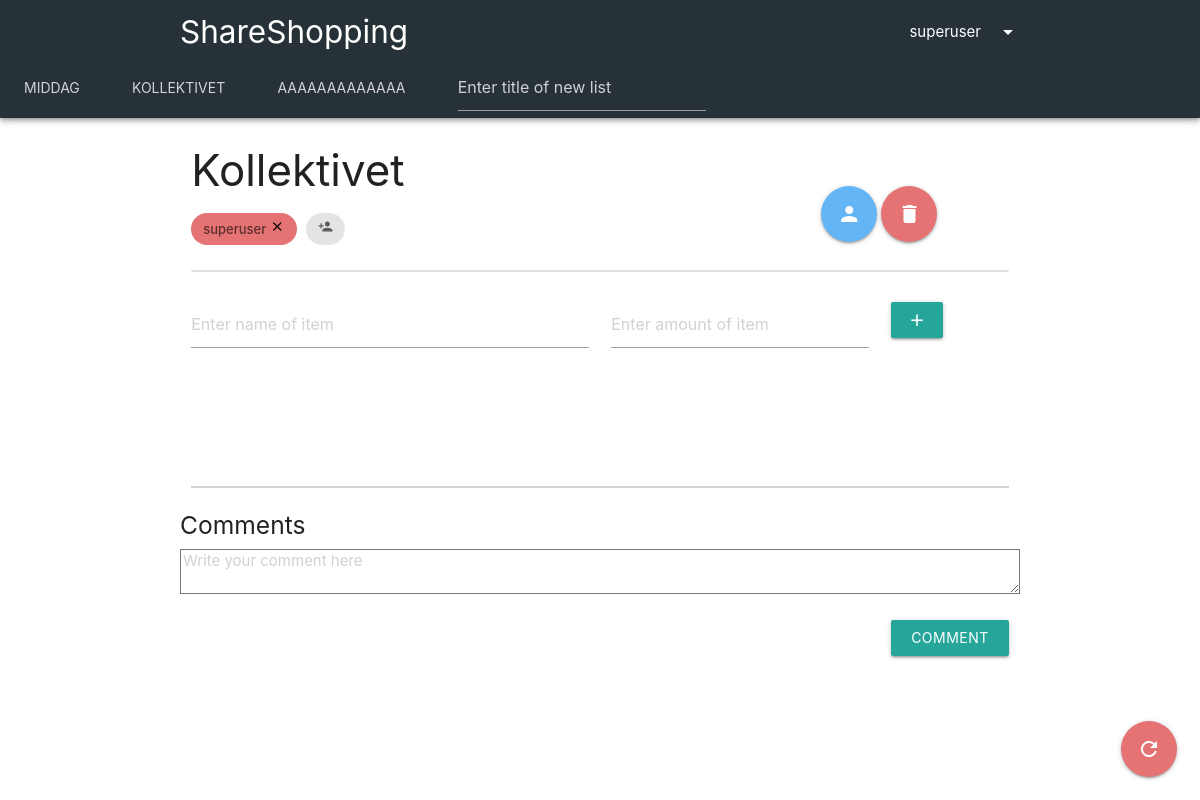
/main/shopping-lists/5 (signed in), run on an earlier commit of the app's database.
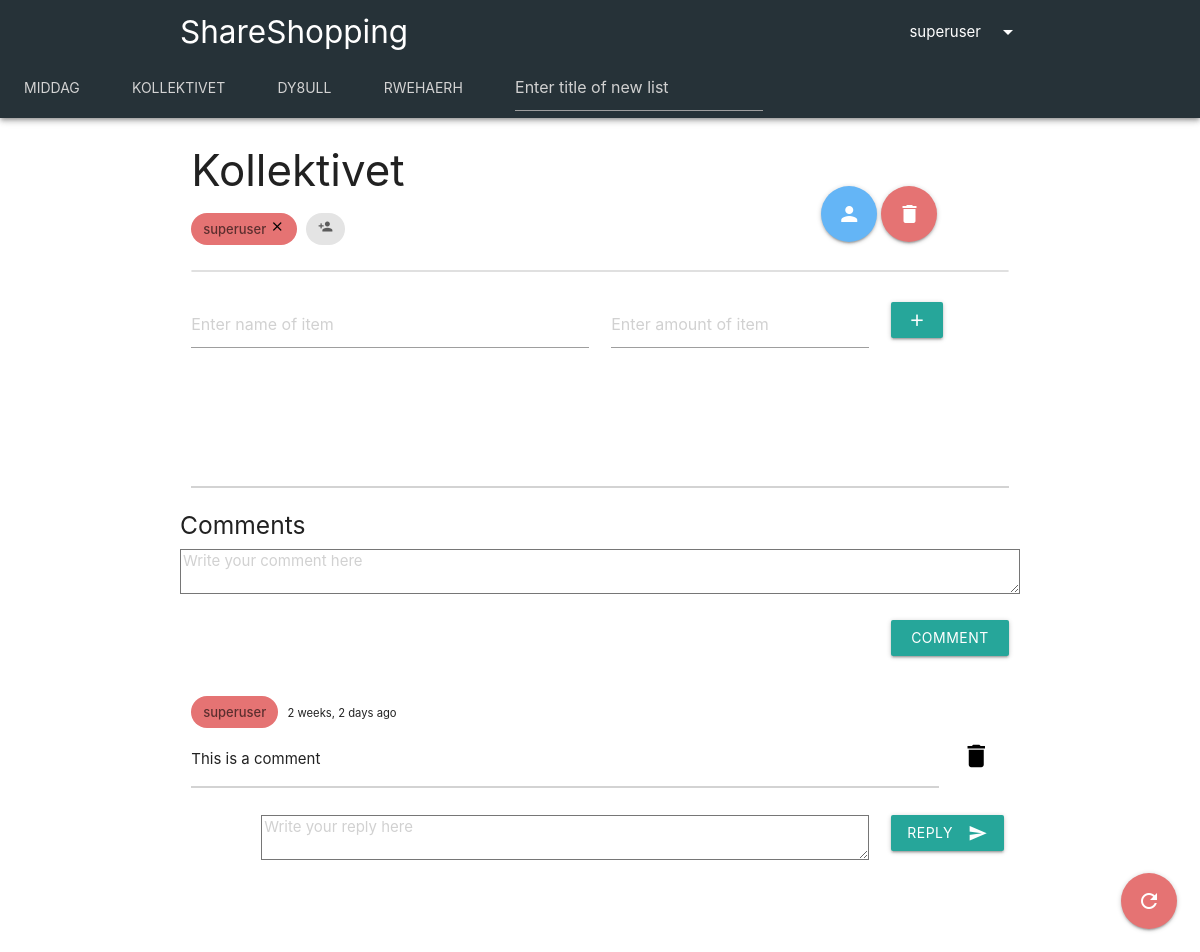
And on a later commit of the database.
### shopping_list/models.py (models this page shows, shortened)
class ShoppingList(models.Model):
    title = models.CharField(max_length=25)
    owner = models.ForeignKey(User, on_delete=models.CASCADE, default=1, related_name='owner')
    participants = models.ManyToManyField(User, related_name='participants')
    admins = models.ManyToManyField(User, related_name='admins')
    @staticmethod
    def get_user_shopping_lists(user):
        owned_shopping_lists = ShoppingList.objects.filter(owner=user)
        other_shopping_lists = ShoppingList.objects.filter(participants=user)
        other2_shopping_lists = ShoppingList.objects.filter(admins=user)
        my_shopping_lists = other_shopping_lists | owned_shopping_lists | other2_shopping_lists
        return my_shopping_lists.distinct().order_by('id')
    def user_is_member(self, user):
        return user == self.owner or user in self.participants.all() or user in self.admins.all()

class Comment(models.Model):
    author = models.ForeignKey(User, on_delete=models.CASCADE)
    date = models.DateTimeField(auto_now_add=True)
    content = models.CharField(max_length=150)
    shopping_list = models.ForeignKey(ShoppingList, on_delete=models.CASCADE)
    def replies(self):
        return Reply.objects.filter(parent_comment=self)

### shopping_list/views.py (the view)
# urls.py: path('shopping-lists/<shopping_list_id>', views.shopping_list_details, name='detail'),
@login_required(login_url='')
def shopping_list_details(request, shopping_list_id):
    error_message = 'Could not view the shopping list.'
    user = request.user
    try:
        shopping_list = ShoppingList.objects.get(pk=shopping_list_id)
    except ShoppingList.DoesNotExist:
        messages.error(request, 'The shopping list has either been deleted or you might not have permission to view it. ' + error_message)
        return redirect('index')
    if not shopping_list.user_is_member(request.user):
        messages.error(request, 'You are not a member of the shopping list. ' + error_message)
        return redirect('index')
    my_shopping_lists = ShoppingList.get_user_shopping_lists(user)
    shopping_list_form = ShoppingListForm()
    item_list = Item.objects.filter(shopping_list=shopping_list_id)
    comments = Comment.objects.filter(shopping_list=shopping_list).order_by("date")
    comment_form = CommentForm()
    reply_form = ReplyForm()
    context = {
        'shopping_list': shopping_list,             # ShoppingList which is being inspected by user
        'shopping_list_form': shopping_list_form,
        'item_list': item_list,                     # List of Item objects in the inspected ShoppingList
        'item_form': ItemForm(),
        'comments': comments,
        'share_form': ShareForm(),
        'my_shopping_lists': my_shopping_lists,
        'comment_form': comment_form,
        'reply_form': reply_form
    }
    return render(request, 'shopping_list/shopping_list.html', context)

### shopping_list/forms.py
class ShoppingListForm(forms.Form):
    title = forms.CharField(
        max_length=13,
        widget=forms.TextInput(
            attrs={
                'color': 'red',
                'placeholder': 'Enter title of new list'
            }
        )
    )

class ItemForm(forms.Form):
    name = forms.CharField(
        max_length=30,
        widget=forms.TextInput(
            attrs={
                'placeholder': 'Enter name of item',
            }
        )
    )
    amount = forms.CharField(
        max_length=15,
        widget=forms.TextInput(
            attrs={
                'placeholder': 'Enter amount of item',
            }
        )
    )

### shopping_list/templates/shopping_list/shopping_list.html (shortened to what the changed rows need)
{% extends 'shopping_list/index.html' %}
{% block content %}
<div class="container">
    <div class="row">
        <div class="col s12">
            <div class="row">
                <div class="col s9">
                    <h3>{{ shopping_list.title }}</h3>
                    <div class="chip red lighten-2">
                        {{ shopping_list.owner }}
                        {% if user == shopping_list.owner %}
                            <a id="myBtn" style="color:black"><i class="tiny material-icons">close</i></a>
                        {% endif %}
                    </div>
                    <a href="#"><div class="chip"><i class="tiny material-icons toggle-visibility">person_add</i></div></a>
                </div>
            </div>
            <br><br><br><hr color="lightgrey">
        </div>
        {% for comment in comments %}
            <div class="row">
                <div class="col s11">
                    {% if comment.author == shopping_list.owner %}
                        <div class="chip red lighten-2">{{comment.author}}</div>
                        <small>  {{comment.date|timesince}} ago</small>
                    {% elif comment.author in shopping_list.admins.all %}
                        <div class="chip red lighten-4">{{comment.author}}</div>
                        <small>  {{comment.date|timesince}} ago</small>
                    {% else %}
                        <div class="chip">{{comment.author}}</div>
                        <small>  {{comment.date|timesince}} ago</small>
                    {% endif %}
                    <p>
                        {{ comment.content }}
                    </p>
                    <hr color="lightgray">
                </div>
                {% if comment.author == user or user == shopping_list.owner or user in shopping_list.admins.all %}
                    <div class="col s1">
                        <br><br><a href="{% url 'delete-comment' shopping_list.id comment.id %}" style="color:black;"><i class="small material-icons">delete</i></a>
                    </div>
                {% endif %}
            </div>
            {% if comments %}
                <div class="row">
                    <form action="{% url 'reply' shopping_list.id comment.id %}" method="post" style="width:100%;">
                        <div class="col s1"></div>
                        <div class="col s9">
                            {{reply_form.content}}
                        </div>
                        <div class="col s2">
                            <button class="btn waves-effect waves-light" type="submit" name="action">Reply
                                <i class="material-icons right">send</i>
                            </button>
                        </div>
                    </form>
                </div><br><br>
            {% endif %}
        {% endfor %}
</div>
{% endblock %}

### shopping_list/templates/shopping_list/index.html (shortened to what this page needs)
<!DOCTYPE html>
<html lang="en">
<head>
    {% load static %}
    <link rel="stylesheet" href="https://cdnjs.cloudflare.com/ajax/libs/materialize/1.0.0/css/materialize.min.css">
    <link rel="stylesheet" href="https://unpkg.com/simplebar@latest/dist/simplebar.css" />
</head>
<body>
<div class="z-depth-2">
<nav class="nav-extended blue-grey darken-4">
    <div class="nav-wrapper">
        <div class="container">
            <a href="#" class="brand-logo">ShareShopping</a>
                <a class="right hide-on-small-only dropdown-trigger" href="#" data-target="dropdown1">{{ user.username }}<i class="material-icons right">arrow_drop_down</i></a>
        </div>
    </div>
</nav>
    <div class="col s12 blue-grey darken-4 hide-on-med-and-down" style="height:54px;">
        <ul data-simplebar class="tabs blue-grey darken-4">
            {% for shopping_list in my_shopping_lists %}
            <li class="tab"><a href="{% url 'detail' shopping_list.id %}" style="color: lightgrey;">{{ shopping_list.title }}</a></li>
            {% endfor %}
            <li class="tab">
                <a>
                <form action="{% url 'create-list' %}" method='POST' style="margin-top: -15px; margin-bottom: -15px; overflow-x: hidden;">
                    <div class="row">
                        <div class="input-field col s12">{{ shopping_list_form.title }}</div>
                    </div>
                </form>
                </a>
            </li>
        </ul>
    </div>
</div>
{% block content %}
{% endblock %}
</body>
</html>

What changed in the data, as far as the page shows it:
removed ShoppingList: title "AAAAAAAAAAAAA"
added ShoppingList: title "DY8ULL"
added ShoppingList: title "RWEHAERH"
added Comment: author "superuser", date "2 weeks, 2 days", content "This is a comment"
